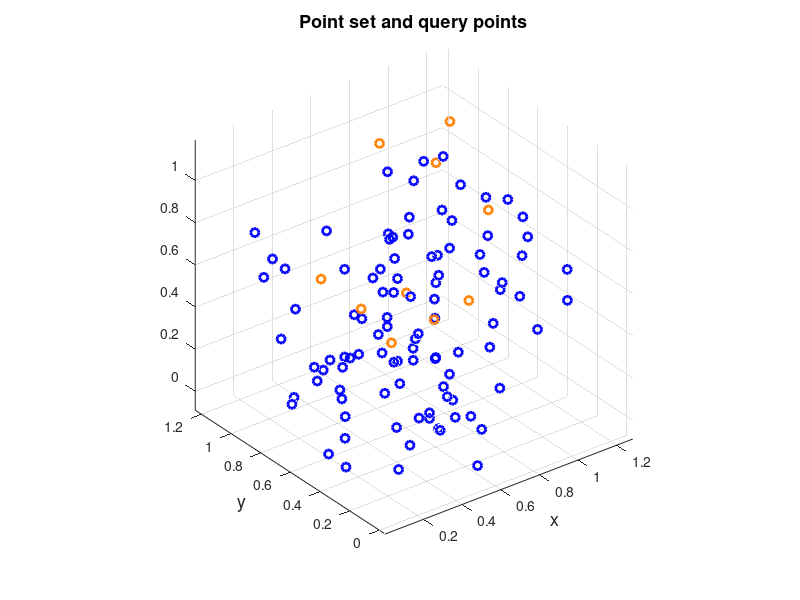

MATLAB code for this plot: (Note: this script raises an error after producing the figure.)
%% Point in polyhedron (PIP) problem in 3-dimensional space
% The point-in-polyhedron (PIP) problem asks whether each point of an
% arbitrary point set (query points) lies inside, outside, or on the
% boundary of the convex hull of another given point set (polyhedron in
% space).

%% Initial data
% Set the random number generator.
rng(1);
%% 
% Set the points the convex hull of which defines the polyhedron.
points=rand(100,3);
%% 
% Set the query points, i.e. the points for which it will be determined if
% they lie inside or outside the polyhedron formed by the convex hull of
% $points$.
querypoints=0.3+rand(10,3);
%%
% Plot the points the convex hull of which defines the polyhedron (in blue)
% and the query points (in orange).
figure('Name','Point set and query points','NumberTitle','off')
scatter3(points(:,1),points(:,2),points(:,3),...
    'marker','o','MarkerEdgeColor',[0 0 1],'LineWidth',2)
hold on
scatter3(querypoints(:,1),querypoints(:,2),querypoints(:,3),...
    'marker','o','MarkerEdgeColor',[1 0.5 0],'LineWidth',2)
xlabel('x','FontSize',13);
ylabel('y','FontSize',13);
title('Point set and query points','FontSize',13)
axis equal

%% Processing
% Find the plane coefficients of the convex hull of the initial point set.
[chull,cf,df]=convhull_nd(points);
%%
% Determine if the query points are inside or outside the polyhedron formed
% by the convex hull of $points$. If $inpolyhedron$ is true, then the
% corresponding point is inside the polyhedron.
inpolyhedron=~any(cf*querypoints'+df(:,ones(1,size(querypoints,1)))>0,1);
%%
% Find the coordinates of the query points which are inside the polyhedron.
inpolyhedron_points=querypoints(inpolyhedron,:);

%% Plots
% Plot the convex hull of the initial point set (points in filled orange
% and edges in blue), the query points (in blue circles) and the query
% points which lie inside the convex hull (blue circles with orange
% asterisks).
figure('Name','Query points in convex hull','NumberTitle','off')
trisurf(chull,points(:,1),points(:,2),points(:,3),...
    'FaceColor',[1 0.5 0],'EdgeColor',[0 0 1],'FaceAlpha',0.3);
hold on
scatter3(querypoints(:,1),querypoints(:,2),querypoints(:,3),...
    'marker','o','MarkerEdgeColor',[0 0 1],'LineWidth',2)
scatter3(inpolyhedron_points(:,1),inpolyhedron_points(:,2),...
    inpolyhedron_points(:,3),'marker','*','MarkerEdgeColor',[1 0.5 0],...
    'LineWidth',2);
xlabel('x','FontSize',13);
ylabel('y','FontSize',13);
title('Query points in convex hull','FontSize',13)

%% Contact author
%
%  (c) 2024 by George Papazafeiropoulos
%  First Lieutenant, Infrastructure Engineer, Hellenic Air Force
%  Civil Engineer, M.Sc., Ph.D. candidate, NTUA
%
% Email: gpapazafeiropoulos@yahoo.gr
%
% Website: http://users.ntua.gr/gpapazaf/
%


